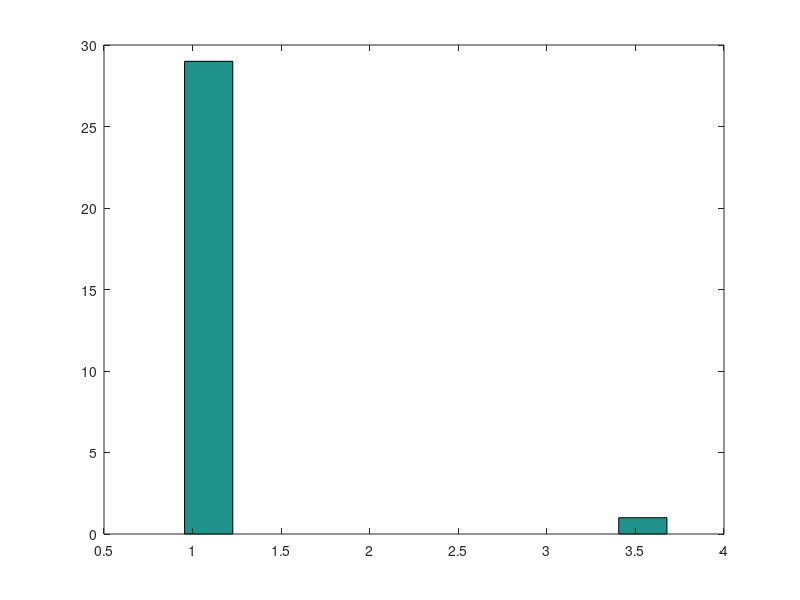

Write the MATLAB code that produced this figure.
%% Cell 1 This is code that will go in the outer loop. I don't have the outer loop.

% Set up data on which to do the testing.
NT = 201; % 201 time steps
NCELL = 30; % 30 time series (i.e. bioluminescence data for 30 cells)
Ii = 1; % cell of interest (% in line b of the algorithm, it loops over all values of i. I am just doing this for one).
Jjtarget = 3; % cell to see if it affects cell Ii. (This is constructed so that we can detect a dependence)
time = linspace(0, 200, NT); % set up time
data = zeros(NT,NCELL); % initialize the data matrix
FList = zeros(1, NCELL);


for i = 1 : NCELL,
    % Each time series is a sine curve with a slightly different period
    % near 24 h.
    data(:,i) = sin( time ./ (24+i*0.1)*(2*pi) )';
end;
% Each time series has noise in the signal
data = data + randn( size(data) );
% Cell 1's timeseries is really just a shifted version of the timeseries
% from Cell 3. So we expect Cell 3 to look connected to Cell 1.
data(3:end,Ii) = data(1:end-2,Jjtarget);
data(3:end,Ii) = data(3:end,Ii) + randn(size(data(3:end,Ii)))*0.5;

% We will look back up to 4 time steps
P = 4;

% Solve the full model for cell i. (eq 11 in paper)

% Begin code for row c of the algorithm
Y = data(P+1:end,Ii)';
Z = ones(1,NT-P);
for i = 1 : P,
    Z = [Z; data(P-i+1:end-i,:)'];
end;
% Solve Z'*BT = Y' for BT.
BT = Z'\Y'; % This does the least squares solving (BT means B transpose). B contains the alphas.
% End code for row c of the algorithm
% Begin code for row d of the algorithm
resid1 = Z'*BT-Y';
sigma_squared1 = resid1'*resid1/(size(Z',1)-(size(Z',2)-1)-1);
% End code for row d of the algorithm

% Row e is the loop control line. Here it is.
for Jj = 1 : NCELL,
    % Begin row f of the algorithm
    % Solve the partial model to test i's dependence on j. (eq 12 in paper)
    % So we compute it without the j'th cell considered in Z.
    Y = data(P+1:end,Ii)';
    Z = ones(1,NT-P);
    cell_idxs = setdiff(1:NCELL,Jj);
    for i = 1 : P,
        Z = [Z; data(P-i+1:end-i,cell_idxs)'];
    end;
    BT = Z'\Y';
    % End row f of the algorithm
    % Begin row g of the algorithm
    resid0 = Z'*BT-Y';
    sigma_squared0 = resid0'*resid0/(size(Z',1)-(size(Z',2)-1)-1);
    % End row g of the algorithm
    
    % In row h of the algorithm, it mentions the F-statistic. This is where
    % things get a little confusing. The definition they describe of the
    % F-statistic is basically sigma_squared0/sigma_squared1, but I don't
    % see that definition in any stats book.
    % We could do this: F = sigma_squared0/sigma_squared1.
    % If F is big (you need to decide what "big" is -- maybe bigger than 2?), 
    % then we say there is a connection from cell Ii to cell Jj.
    % Right now, I am just printing out both sigma_squared values.
    % The threshold should be larger than 1. Maybe 1.5?
    F = sigma_squared0/sigma_squared1;
    disp( ['sigma squared for full is ',num2str(sigma_squared1),' and partial when JJ=',num2str(Jj),' is ',num2str(sigma_squared0), ', F= ',num2str(F)]);
    FList(Jj) = F;
end;
% disp(FList);
hist(FList);